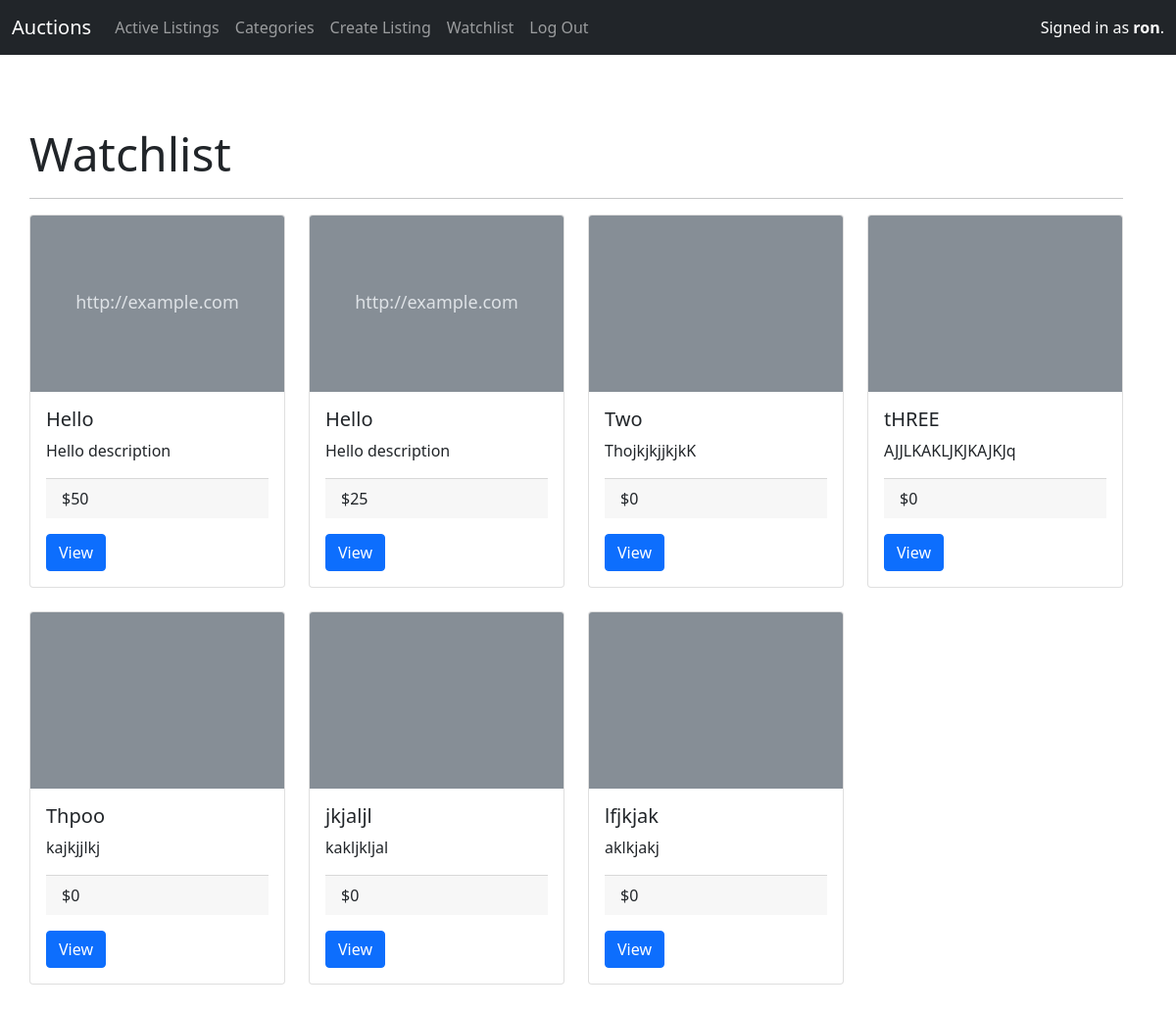
Screenshot of /watchlist (signed in) with the database file from the repository.
### auctions/models.py (models this page shows, shortened)
class User(AbstractUser):
    pass

class AuctionListing(models.Model):
    title = models.CharField(max_length=64)
    description = models.TextField()
    starting_bid = models.IntegerField()
    current_price = models.ForeignKey('Bid', on_delete=models.CASCADE, related_name="listings")
    image = models.URLField(blank=True)
    category = models.CharField(max_length=64, blank=True)
    seller = models.ForeignKey(User, on_delete=models.CASCADE, related_name="listings")
    comments = models.ManyToManyField('Comment', blank=True, related_name="listings")
    active = models.BooleanField(default=True)
    watchlist = models.ManyToManyField(User, blank=True, related_name="watchlist")

class Bid(models.Model):
    bid = models.IntegerField()
    bidder = models.ForeignKey(User, on_delete=models.CASCADE, related_name="bids", null=True)

### auctions/views.py (the view)
# urls.py: path("watchlist", views.watchlist, name="watchlist"),
def watchlist(request):
    avail_listings = request.user.watchlist.all()
    return render(request, "auctions/watchlist.html", {
        "avail_listings": avail_listings
    })

### auctions/templates/auctions/watchlist.html
{% extends "auctions/layout.html" %}
{% block body %}
    <p class="display-5">Watchlist</p>
    <hr>
    <div class="row  row-cols-1 row-cols-md-4 g-4">
        {% for listing in avail_listings %}
            <div class="col">
                <div class="card">
                    <svg class="bd-placeholder-img card-img-top" width="100%" height="180" xmlns="http://www.w3.org/2000/svg" role="img" aria-label="Placeholder: Image cap" preserveAspectRatio="xMidYMid slice" focusable="false"><title>Placeholder</title><rect width="100%" height="100%" fill="#868e96"/><text x="50%" y="50%" fill="#dee2e6" dy=".3em">{{ listing.image }}</text></svg>
                    <div class="card-body">
                    <h5 class="card-title">{{ listing.title }}</h5>
                    <p class="card-text">{{ listing.description }}</p>
                    <p class="card-footer">${{ listing.current_price.bid }}</p>
                    <a href="{% url 'listing' listing.id %}" class="btn btn-primary">View</a>
                    </div>
                </div>
            </div>
        {% empty %}
            <p>No listings in watchlist.</p>
        {% endfor %}
    </div>
{% endblock %}

### auctions/templates/auctions/layout.html (shortened to what this page needs)
{% load static %}
<!DOCTYPE html>
<html lang="en">
    <head>
        <link href="https://cdn.jsdelivr.net/npm/bootstrap@5.0.2/dist/css/bootstrap.min.css" rel="stylesheet">
        <link href="{% static 'auctions/styles.css' %}" rel="stylesheet">
    </head>
    <body>
        <nav class="navbar navbar-expand-md navbar-dark fixed-top bg-dark">
            <div class="container-fluid">
                <a class="navbar-brand" href="{% url 'index' %}">Auctions</a>
                <div class="collapse navbar-collapse">
                    <ul class="navbar-nav me-auto mb-2 mb-md-0">
                        <li class="nav-item">
                            <a class="nav-link" aria-current="page" href="{% url 'index' %}">Active Listings</a>
                        </li>
                        <li class="nav-item">
                            <a class="nav-link" href="{% url 'categories' %}">Categories</a>
                        </li>
                        {% if user.is_authenticated %}
                            <li class="nav-item">
                                <a class="nav-link" href="{% url 'create_listing' %}">Create Listing</a>
                            </li>
                            <li class="nav-item">
                                <a class="nav-link" href="{% url 'watchlist' %}">Watchlist</a>
                            </li>
                            <li class="nav-item">
                                <a class="nav-link" href="{% url 'logout' %}">Log Out</a>
                            </li>
                        {% endif %}
                    </ul>
                </div>
                <div class="collapse navbar-collapse">
                    <ul class="navbar-nav ms-auto">
                        <li class="nav-text" style="color: white;">
                            {% if user.is_authenticated %}
                                Signed in as <strong>{{ user.username }}</strong>.
                            {% else %}
                                Not signed in.
                            {% endif %}
                        </li>
                    </ul>
                </div>
            </div>
        </nav>
        <main class="container m-2">
            <br>
            <br>
            {% block body %}
            {% endblock %}
        </main>
    </body>
</html>

### auctions/static/auctions/styles.css (style rules this page uses)
body { padding: 10px; min-height: 75rem; padding-top: 4.5rem; }

### auctions/templates/auctions/layout.html (style rules this page uses)
.bd-placeholder-img { font-size: 1.125rem; text-anchor: middle; -webkit-user-select: none; -moz-user-select: none; user-select: none; }

### rows the page displays
User: username "ron"
AuctionListing: image "http://example.com", title "Hello", description "Hello description", current_price.bid "50"
AuctionListing: image "http://example.com", title "Hello", description "Hello description", current_price.bid "25"
AuctionListing: title "Two", description "ThojkjkjjkjkK", current_price.bid "0"
AuctionListing: title "tHREE", description "AJJLKAKLJKJKAJKJq", current_price.bid "0"
AuctionListing: title "Thpoo", description "kajkjjlkj", current_price.bid "0"
AuctionListing: title "jkjaljl", description "kakljkljal", current_price.bid "0"
AuctionListing: title "lfjkjak", description "aklkjakj", current_price.bid "0"
